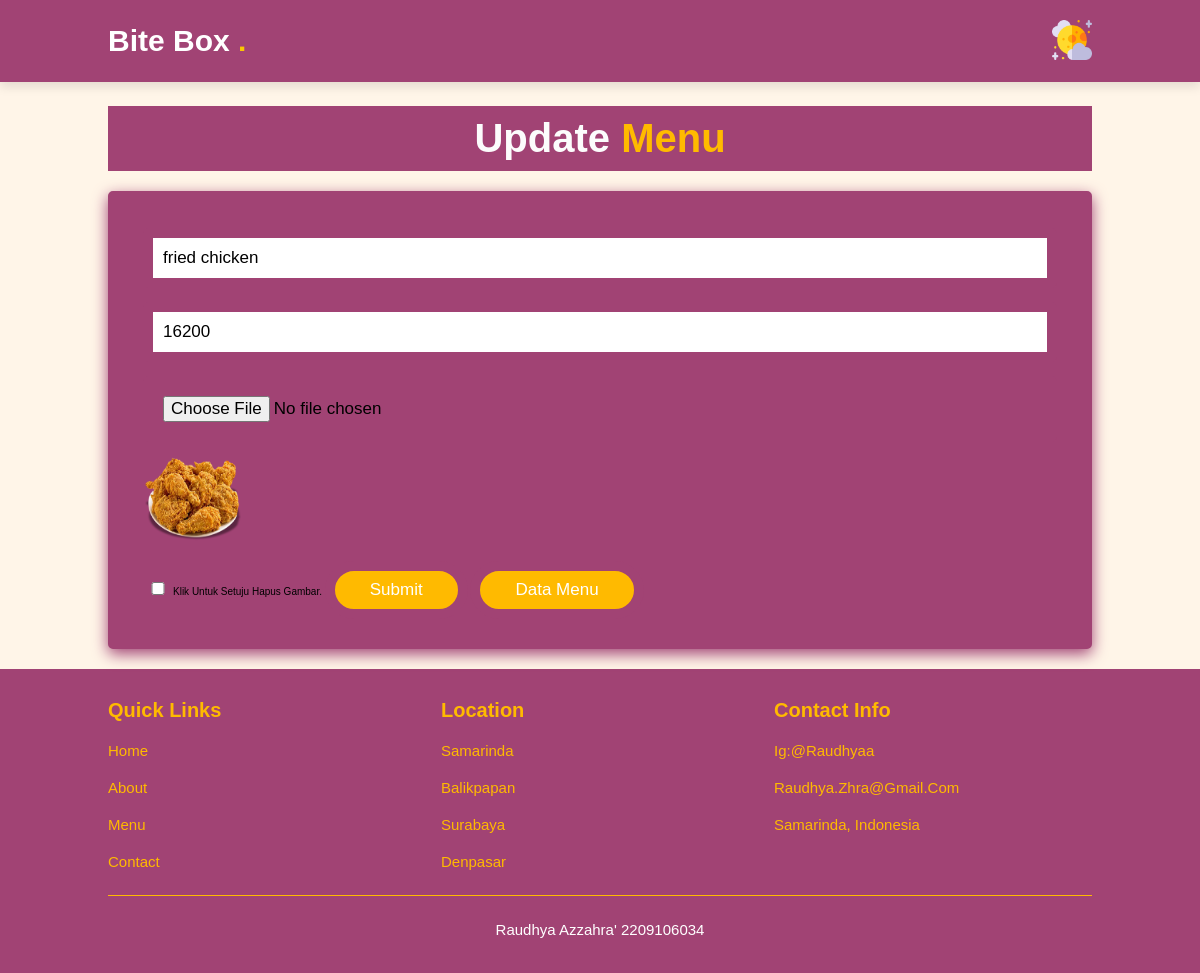
Screenshot of /views/edit2.php?ID=38 with the database file from the repository.
### tables this page shows
CREATE TABLE `listmenu` (
  `ID` int(11) NOT NULL,
  `produk` varchar(50) NOT NULL,
  `harga` varchar(50) NOT NULL,
  `gambar` varchar(255) NOT NULL
);

### views/edit2.php (the view, shortened to what this page needs)
<?php include('../aksi/koneksi.php');
$ID = $_GET['ID'];
$query = "SELECT * FROM listmenu WHERE ID=$ID";
$result = mysqli_query($conn, $query);
$data = mysqli_fetch_assoc($result);
   ?>
   <!DOCTYPE html>
   <html lang="en">
   <head>
       <link rel="stylesheet" href="../style/style.css">
       <link rel="stylesheet" href="https://cdnjs.cloudflare.com/ajax/libs/font-awesome/5.15.3/css/all.min.css">
   </head>
   <body>
       <header>
           <a href="#" class="logo">Bite Box
               <span>.</span>
           </a>
           <div class="mode">
               <img src="../images/moon.png" id="icon">
           </div>
       </header>
       <br><br><br><br><br><br>
      <section class="contact" id="contact">
           <h1 class="heading">
               <span> Update </span> Menu
           </h1>
           <div class="row">
               <form action="" method="post" enctype="multipart/form-data">
                   <input name="produk" type="text" placeholder="nama menu" class="box" value="<?php echo $data['produk']; ?>" required>
                   <input name="harga" type="text" placeholder="harga menu" class="box" value="<?php echo $data['harga']; ?>" required>
                   <input name="gambar" type="file" class="box">
                        <?php if ($data['gambar'] != ""): ?>
                        <img src="../img/gambar_crud/<?php echo $data['gambar']; ?>" alt="Gambar Produk" width="100" height="100">
                        <br><input class="hapus-gambar-checkbox" type="checkbox" name="hapus_gambar" value="1"/>Klik Untuk Setuju Hapus Gambar.
                        <?php endif; ?>
                   <input type="submit" value="Submit" name="submit" class="btn-submit">
                   <a href="../views/dataMenu.php" class="btn-submit"> Data Menu </a>
               </form>
           </div>
       </section>
       <section class="footer">
           <div class="box-container">
               <div class="box">
                   <h3>Quick Links</h3>
                   <a href="../views/index.php">home</a>
                   <a href="../views/index.php">about</a>
                   <a href="../views/index.php">menu</a>
                   <a href="../views/index.php">contact</a>
               </div>
               <div class="box">
                   <h3>Location</h3>
                   <a href="https://www.google.co.id/maps/@-0.4947968,117.1357696,14z?entry=ttu">Samarinda</a>
                   <a href="https://www.google.co.id/maps/place/Balikpapan,+Kota+Balikpapan,+Kalimantan+Timur/@-1.174603,116.841748,11z/data=!3m1!4b1!4m6!3m5!1s0x2df14710964d9c91:0xcaa6ec96c2aea6d2!8m2!3d-1.2379274!4d116.8528526!16zL20vMDJsYjZ4?entry=ttu">Balikpapan</a>
                   <a href="https://www.google.co.id/maps/place/Surabaya,+Jawa+Timur/@-7.1282662,112.815134,12.5z/data=!4m6!3m5!1s0x2dd7fbf8381ac47f:0x3027a76e352be40!8m2!3d-7.2574719!4d112.7520883!16zL20vMDFmNHhk?entry=ttu">Surabaya</a>
                   <a href="https://www.google.co.id/maps/place/Denpasar,+Kota+Denpasar,+Bali/@-8.6726833,115.2242733,12z/data=!3m1!4b1!4m6!3m5!1s0x2dd2409b0e5e80db:0xe27334e8ccb9374a!8m2!3d-8.6704582!4d115.2126293!16zL20vMDJuYmgx?entry=ttu">Denpasar</a>
               </div>
               <div class="box">
                   <h3>Contact Info</h3>
                   <a href="https://www.bing.com/ck/a?!&&p=d5327da7f05045bbJmltdHM9MTY5NTc3MjgwMCZpZ3VpZD0xMjI3MWZjZi04ZjFjLTY5M2ItMjJmZS0wZTI3OGIxYzY3YjEmaW5zaWQ9NTE3NQ&ptn=3&hsh=3&fclid=12271fcf-8f1c-693b-22fe-0e278b1c67b1&psq=raudhya+azzahra%27&u=a1aHR0cHM6Ly93d3cuaW5zdGFncmFtLmNvbS9yYXVkaHlhYS8&ntb=1">ig:@raudhyaa</a>
                   <a href="https://mail.google.com/mail/u/0/?hl=en#inbox?compose=DmwnWrRsnwxLmQLPZzFGqQDfsldpXQshBPnQZvvpJFQKPkCVZpTdNcnxFhxLhfwPfHLlZxmfJDlB">raudhya.zhra@gmail.com</a>
                   <a href="https://www.google.co.id/maps/@-0.4947968,117.1357696,14z?entry=ttu">Samarinda, Indonesia</a>
               </div>
           </div>
           <div class="credit"> Raudhya Azzahra'
               <span> 2209106034</span>
           </div>
       </section>
   </body>
   </html>

### style/style.css (style rules this page uses)
:root { --brown: #f9c802; --primary-color: #fff5e8; --secondary--color: #a14374; --text-color: #473c33; }
* { margin: 0; padding: 0; box-sizing: border-box; font-family: Verdana, Geneva, Tahoma, sans-serif; outline: none; border: none; text-decoration: none; text-transform: capitalize; transition: .2s linear; }
html { font-size: 62.5%; scroll-behavior: smooth; scroll-padding-top: 6rem; overflow-x: hidden; }
section { padding: 2rem 9%; }
.heading { text-align: center; font-size: 4rem; color: #FFBA00; padding: 1rem; margin: 2rem 0; background-color: var(--secondary--color); }
.heading span { color: #fcfcfc; }
header { position: fixed; top: 0; left: 0; right: 0; background: var(--secondary--color); padding: 2rem 9%; display: flex; align-items: center; justify-content: space-between; z-index: 1000; box-shadow: 0 .5rem 1rem rgba(0, 0, 0, .1); }
header .logo { font-size: 3rem; color: #fff; font-weight: bolder; }
header .logo span { color: var(--brown); }
header .mode img { width: 40px; }
.contact { background: var(--primary-color); }
.contact .row { display: flex; flex-wrap: wrap-reverse; gap: 1.5rem; align-items: center; }
.contact .row form { flex: 1 1 40rem; padding: 2rem 2.5rem; box-shadow: 0 .5rem 1.5rem var(--secondary--color); border: 1rem solid var(--secondary--color); background: var(--secondary--color); border-radius: .5rem; }
.contact .row form .box { padding: 1rem; font-size: 1.7rem; color: black; text-transform: none; border: 1rem solid var(--secondary--color); border-radius: .5rem; margin: .7rem 0; width: 100%; }
.contact .row form .btn-submit { display: inline-block; margin-top: 1rem; border-radius: 5rem; background: #FFBA00; border: 1rem solid var(--secondary--color); color: #fff; padding: .9rem 3.5rem; cursor: pointer; font-size: 1.7rem; }
.footer { background: var(--secondary--color); }
.footer .box-container { display: flex; flex-wrap: wrap; gap: 1.5rem; }
.footer .box-container .box { flex: 1 1 25rem; }
.footer .box-container .box h3 { color: #FFBA00; font-size: 2rem; padding: 1rem 0; }
.footer .box-container .box a { display: block; color: #FFBA00; font-size: 1.5rem; padding: 1rem 0; }
.footer .credit { text-align: center; padding: 1.5rem; margin-top: 1.5rem; padding-top: 2.5rem; font-size: 1.5rem; color: #ffffff; border-top: .1rem solid #FFBA00; }
.hapus-gambar-checkbox { display: inline-block; align-items: left; width:30px; }

### rows the page displays
listmenu: produk "fried chicken", harga "16200", gambar (picture)
